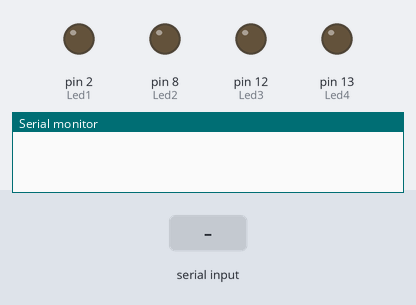
Simulated run of this sketch. Board: Arduino Uno, built with avr-gcc and run on an emulated ATmega328P. Parts: output pins drawn as LEDs (lit = HIGH), the last lines printed to the serial monitor. The inputs (shaded band) are chosen by the test bench.

Above: at 1.2 s.
1.3 s: "a" received over Serial
At 1.6 s:
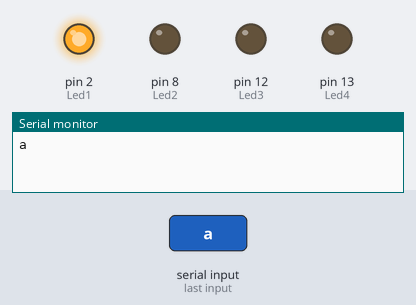
2.8 s: "b" received over Serial
At 4.0 s:
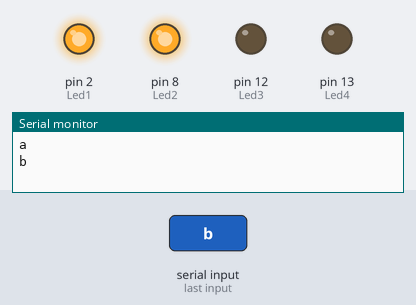
4.3 s: "c" received over Serial
At 5.1 s:
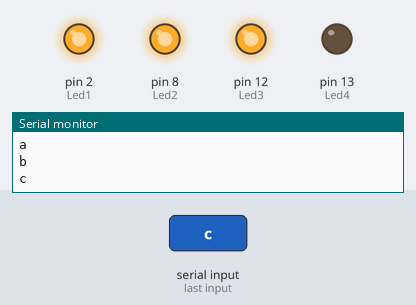
5.8 s: "d" received over Serial
At 6.3 s:
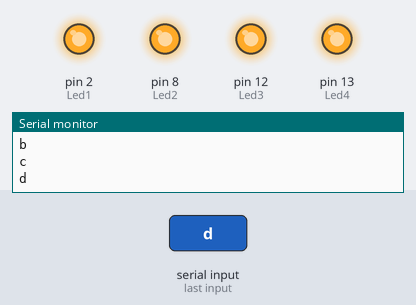
Timing chart, 0 to 8.3 s (numbered marks = the images above; inputs shaded):
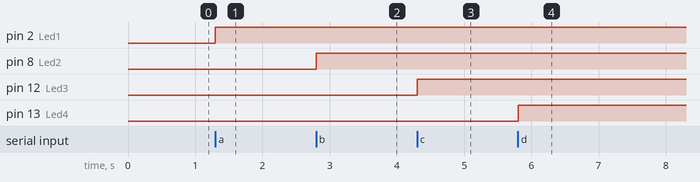

The sketch:

exe_7.ino
```cpp
int Led1 = 2;
int Led2 = 8;
int Led3 = 12;
int Led4 = 13;

void setup() {
  Serial.begin(9600);
  pinMode(Led1, OUTPUT);
  pinMode(Led2, OUTPUT);
  pinMode(Led3, OUTPUT);
  pinMode(Led4, OUTPUT);
}

void loop() {
  if (Serial.available()) {
    char Led = Serial.read();
    Serial.println(Led);
    switch (Led) {
      case 'a':
        digitalWrite(Led1, HIGH);
        digitalWrite(Led2, LOW);
        digitalWrite(Led3, LOW);
        digitalWrite(Led4, LOW);
        break;
      case 'b':
        digitalWrite(Led1, HIGH);
        digitalWrite(Led2, HIGH);
        digitalWrite(Led3, LOW);
        digitalWrite(Led4, LOW);
        break;
      case 'c':
        digitalWrite(Led1, HIGH);
        digitalWrite(Led2, HIGH);
        digitalWrite(Led3, HIGH);
        digitalWrite(Led4, LOW);
        break;
      case 'd':
        digitalWrite(Led1, HIGH);
        digitalWrite(Led2, HIGH);
        digitalWrite(Led3, HIGH);
        digitalWrite(Led4, HIGH);
        break;
      default:
        Serial.print("Valor ");
        Serial.print(Led);
        Serial.println(" incorreto.");
        digitalWrite(Led1, LOW);
        digitalWrite(Led2, LOW);
        digitalWrite(Led3, LOW);
        digitalWrite(Led4, LOW);
    }
  }
}
```

Measured:
- after the input at 1.3 s, pin 2 (Led1): LOW → HIGH at once
- after the input at 2.8 s, pin 8 (Led2): LOW → HIGH at once
- after the input at 4.3 s, pin 12 (Led3): LOW → HIGH at once
- after the input at 5.8 s, pin 13 (Led4): LOW → HIGH at once
